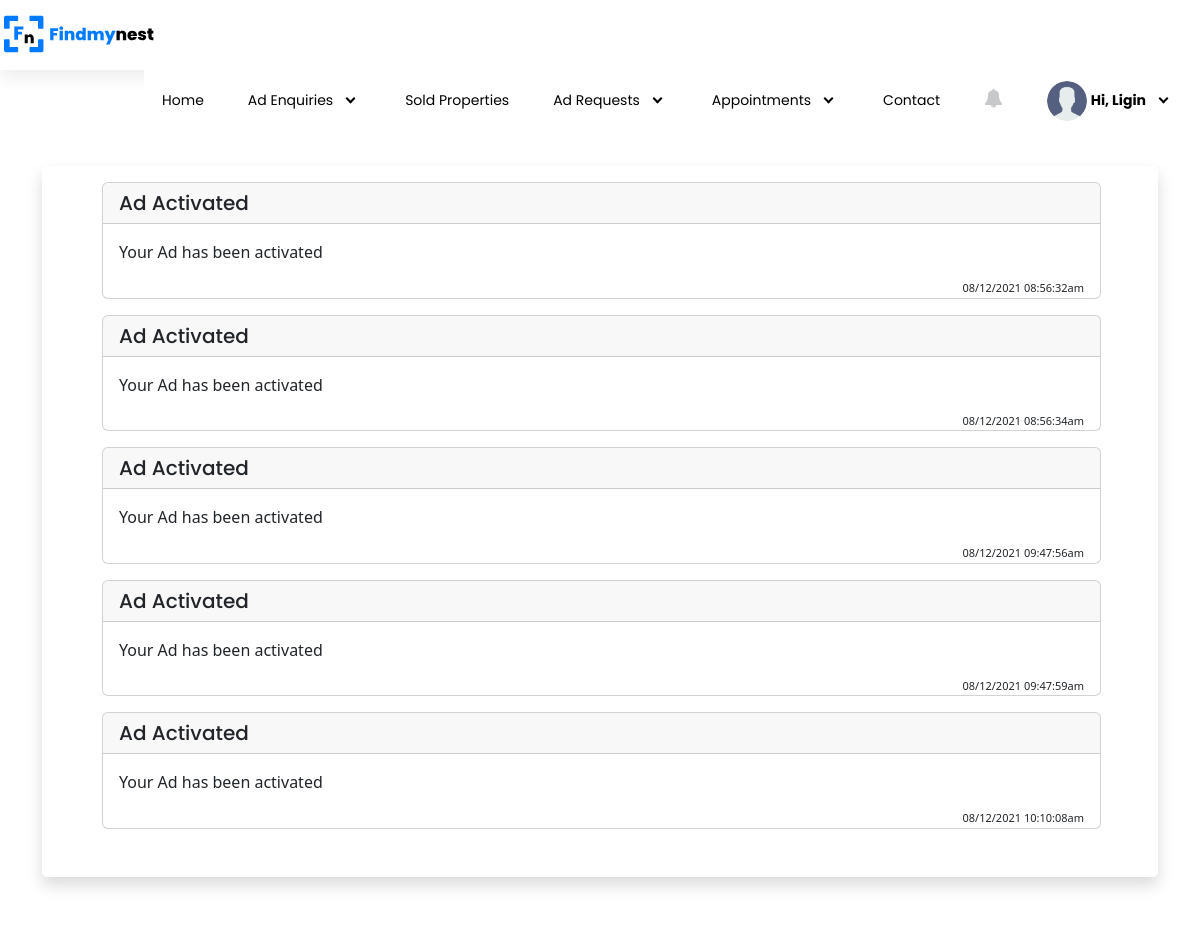
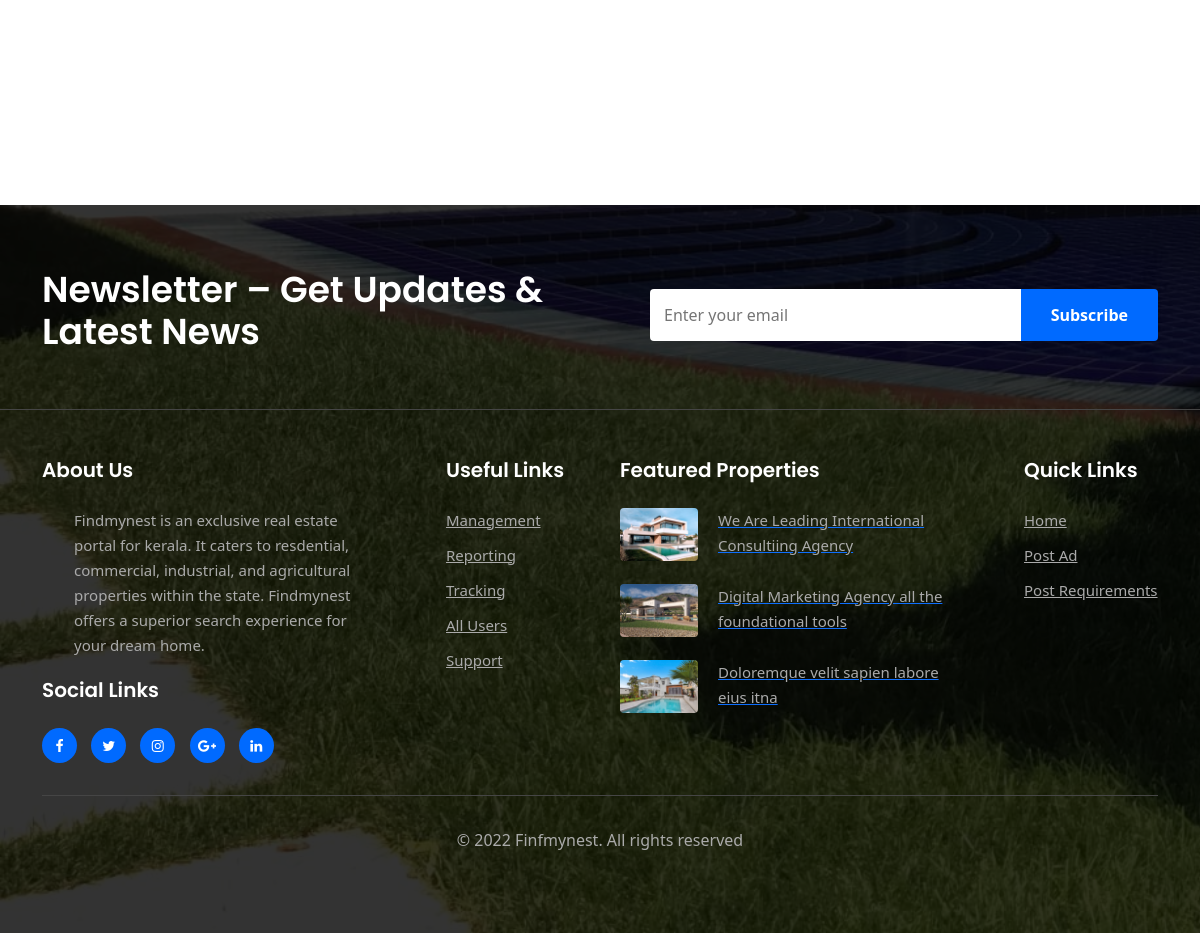
Page /agent/notifications.php (signed in) on the committed database (2 pictures, top to bottom).
### tables this page shows
CREATE TABLE `tbl_agents` (
  `agent_id` int(10) NOT NULL,
  `name` varchar(30) NOT NULL,
  `email` varchar(40) NOT NULL,
  `password` varchar(20) NOT NULL,
  `address` varchar(100) NOT NULL,
  `phone` varchar(12) NOT NULL,
  `place` varchar(30) NOT NULL,
  `createdDate` varchar(30) NOT NULL,
  `commission` varchar(10) NOT NULL,
  `role` varchar(10) NOT NULL DEFAULT 'agent',
  `avg_rating` varchar(10) NOT NULL,
  `status` int(10) NOT NULL DEFAULT 1
);

CREATE TABLE `tbl_notifications` (
  `id` int(20) NOT NULL,
  `notification` varchar(30) NOT NULL,
  `username` varchar(50) NOT NULL,
  `date_time` varchar(200) NOT NULL,
  `type` varchar(30) NOT NULL,
  `status` int(20) NOT NULL DEFAULT 1
);

### agent/notifications.php (the view)
<?php
include 'header.php';
$user = $_SESSION['email'];
$query = "SELECT * FROM tbl_notifications WHERE username = '$user'";
$res = mysqli_query($conn,$query);
?>
<section class="py-5 my-5 mt-n3">
  <div class="container">
  <div class="bg-white shadow rounded-lg">
  <?php
  if(mysqli_num_rows($res) > 0)
  {
  while($row = mysqli_fetch_array($res))
  {
    echo('
        <div class="container-fluid">
            <div class="row">
                <div class="col-11 ml-5 mt-3">
                    <div class="card">
                      <h5 class="card-header">'.$row['type'].'</h5>
                      <div class="card-body">
                        <p class="card-text">'.$row['notification'].'</p>
                        <p id="dt" class="card-text float-right">'.$row['date_time'].'</p>
                      </div>
                    </div>
                </div>
            </div>
        </div>
      ');
  }
}
else
{
    echo('<center><font color="red" size="3">No Notifications Available!!</font></center>');
}
?>
<br><br>
</div>
    </div>
</section>
    <br>
<br> <br>
<br> <br>
<br>
<?php
include 'footer.php';
?>

### agent/header.php (shortened to what this page needs)
<?php
include "../config.php";
$email = $_SESSION['email'];
$query1 = "SELECT name FROM tbl_agents WHERE email = '$email' and status = 1";
$res1 = mysqli_query($conn,$query1);
$r = mysqli_fetch_array($res1);
?>
<!DOCTYPE html>
<html lang="en">
  <head>
        <link rel="stylesheet" href="../assets/css/style-starter.css">
        <link rel="stylesheet" href="../assets/js/bootstrap.min.css">
  </head>
  <body>
<section id="navbar_top" class="emenu">
  <div class="sub-emenu">
  <a href="home.php"><img class="m-1" height="60px" width="150px" class="logo" src="../assets/images/main-logo.svg"></a>
    <rnav >
      <ul class="enav-list">
        <li><a href="home.php">Home</a></li>
        <li><a class="info-sec2" href="#!">Ad Enquiries</a>
        <li><a href="sold_ads.php">Sold Properties</a></li>
        <li><a class="info-sec2" href="#!">Ad Requests</a>
        </li>
        <li><a class="info-sec2" href="#!">Appointments</a>
        </li>
        <li><a href="contact.php">Contact</a></li>
        <li><a class="d-down" href="notifications.php"><i class="fa fa-bell"><span class="badge"></span></i></a></li>
        <li><a class="info-sec2" href="#!">
          <?php
            $r1 = mysqli_fetch_array($res2);
            if($r1['profile_pic'] != "")
            {
                echo ("<img class='img_u' src='Profile_images/".$r1['profile_pic']."' width='40px' height='40px' style='border-radius: 55%;'>");
            }
            else
            {
                echo ("<img class='img_u' src='../assets/images/user_img.jpg' width='40px' height='40px' style='border-radius: 55%;' alt='Avatar'>");
            }
          ?>
          <b>Hi, <?php echo $r['name']; ?></b></a>
        </li>
      </ul>
    </rnav>
  </div>
</section>

### agent/footer.php (shortened to what this page needs)
<section class="w3l-footer-29-main" id="footer">
  <div class="footer-29">
    <div class="grids-forms-1 pb-5">
<div class="container">
  <div class="grids-forms">
      <div class="main-midd">
          <h4 class="title-head">Newsletter – Get Updates & Latest News</h4>
      </div>
      <div class="main-midd-2">
          <form action="#" method="post" class="rightside-form">
              <input type="email" name="email" placeholder="Enter your email">
              <button class="btn" type="submit">Subscribe</button>
          </form>
      </div>
    </div>
  </div>
  </div>
      <div class="container pt-5">
          <div class="d-grid grid-col-4 footer-top-29">
              <div class="footer-list-29 footer-1">
                  <h6 class="footer-title-29">About Us</h6>
                  <ul>
                     <p>Findmynest is an exclusive real estate portal for kerala. It caters to resdential, commercial, industrial, and agricultural properties within the state. Findmynest offers a superior search experience for your dream home.</p>
                  </ul>
                  <div class="main-social-footer-29">
                    <h6 class="footer-title-29">Social Links</h6>
                      <a href="#facebook" class="facebook"><span class="fa fa-facebook"></span></a>
                      <a href="#twitter" class="twitter"><span class="fa fa-twitter"></span></a>
                      <a href="#instagram" class="instagram"><span class="fa fa-instagram"></span></a>
                      <a href="#google-plus" class="google-plus"><span class="fa fa-google-plus"></span></a>
                      <a href="#linkedin" class="linkedin"><span class="fa fa-linkedin"></span></a>
                  </div>
              </div>
              <div class="footer-list-29 footer-2">
                  <ul>
                      <h6 class="footer-title-29">Useful Links</h6>
                      <li><a href="services.html">Management</a></li>
                      <li><a href="services.html">Reporting</a></li>
                      <li><a href="services.html">Tracking</a></li>
                      <li><a href="services.html">All Users</a></li>
                      <li><a href="contact.html">Support</a></li>
                  </ul>
              </div>
              <div class="footer-list-29 footer-3">
                  <div class="properties">
                      <h6 class="footer-title-29">Featured Properties</h6>
                      <a href="#"><img src="assets/images/g7.jpg" class="img-responsive" alt=""><p>We Are Leading International Consultiing Agency</p></a>
                      <a href="#"><img src="assets/images/g8.jpg" class="img-responsive" alt=""><p>Digital Marketing Agency all the foundational tools</p></a>
                      <a href="#"><img src="assets/images/g9.jpg" class="img-responsive" alt=""><p>Doloremque velit sapien labore eius itna</p></a>
                  </div>
              </div>
              <div class="footer-list-29 footer-4">
                  <ul>
                      <h6 class="footer-title-29">Quick Links</h6>
                      <li><a href="home.php">Home</a></li>
                      <li><a href="post_your_ad.php">Post Ad</a></li>
                      <li><a href="post_your_requirements.php">Post Requirements</a></li>
                  </ul>
              </div>
          </div>
          <div class="bottom-copies text-center">
              <p class="copy-footer-29">© <script>document.write(new Date().getFullYear())</script> Finfmynest. All rights reserved</p>
          </div>
      </div>
  </div>
</section>
</body>
</html>

### rows in the picture
tbl_agents: name "Ligin"
tbl_notifications: type "Ad Activated", notification "Your Ad has been activated", date_time "08/12/2021 08:56:32am"
tbl_notifications: type "Ad Activated", notification "Your Ad has been activated", date_time "08/12/2021 08:56:34am"
tbl_notifications: type "Ad Activated", notification "Your Ad has been activated", date_time "08/12/2021 09:47:56am"
tbl_notifications: type "Ad Activated", notification "Your Ad has been activated", date_time "08/12/2021 09:47:59am"
tbl_notifications: type "Ad Activated", notification "Your Ad has been activated", date_time "08/12/2021 10:10:08am"
